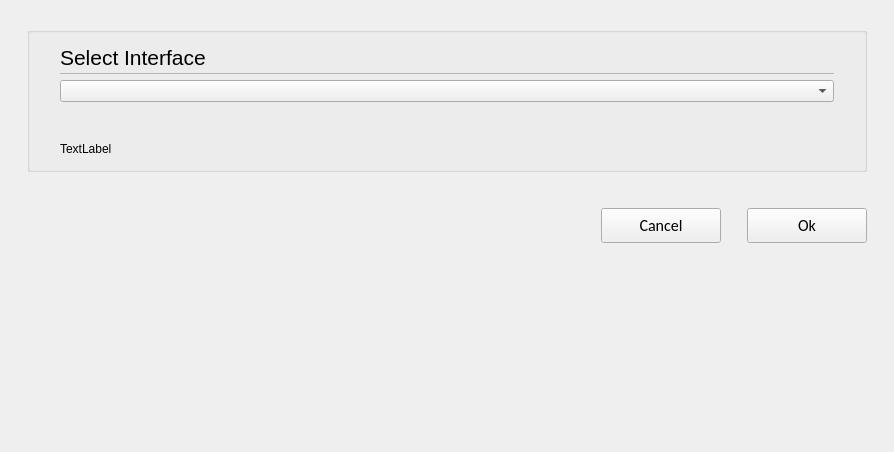
<?xml version="1.0" encoding="UTF-8"?>
<ui version="4.0">
 <class>C_SyvSeCanConfigurationDialog</class>
 <widget class="QWidget" name="C_SyvSeDllConfigurationDialog">
  <property name="geometry">
   <rect>
    <x>0</x>
    <y>0</y>
    <width>894</width>
    <height>452</height>
   </rect>
  </property>
  <property name="windowTitle">
   <string>Form</string>
  </property>
  <layout class="QVBoxLayout" name="verticalLayout" stretch="0,0,0,1">
   <property name="leftMargin">
    <number>27</number>
   </property>
   <property name="topMargin">
    <number>27</number>
   </property>
   <property name="rightMargin">
    <number>27</number>
   </property>
   <property name="bottomMargin">
    <number>27</number>
   </property>
   <item>
    <widget class="stw_opensyde_gui_elements::C_OgeGbx" name="pc_GroupBoxGeneral_3">
     <property name="title">
      <string/>
     </property>
     <layout class="QHBoxLayout" name="horizontalLayout_9">
      <property name="leftMargin">
       <number>30</number>
      </property>
      <property name="rightMargin">
       <number>30</number>
      </property>
      <property name="bottomMargin">
       <number>13</number>
      </property>
      <item>
       <layout class="QVBoxLayout" name="verticalLayout_4">
        <property name="spacing">
         <number>0</number>
        </property>
        <property name="sizeConstraint">
         <enum>QLayout::SetMinimumSize</enum>
        </property>
        <item>
         <layout class="QHBoxLayout" name="horizontalLayout_10" stretch="0,1">
          <property name="spacing">
           <number>6</number>
          </property>
          <item>
           <widget class="stw_opensyde_gui_elements::C_OgeLabHeadingGroupBold" name="pc_LabelBusHeading">
            <property name="minimumSize">
             <size>
              <width>0</width>
              <height>30</height>
             </size>
            </property>
            <property name="maximumSize">
             <size>
              <width>16777215</width>
              <height>30</height>
             </size>
            </property>
            <property name="font">
             <font>
              <family>Segoe UI</family>
              <pointsize>16</pointsize>
             </font>
            </property>
            <property name="text">
             <string>Select Interface</string>
            </property>
           </widget>
          </item>
          <item>
           <spacer name="horizontalSpacer_9">
            <property name="orientation">
             <enum>Qt::Horizontal</enum>
            </property>
            <property name="sizeHint" stdset="0">
             <size>
              <width>40</width>
              <height>1</height>
             </size>
            </property>
           </spacer>
          </item>
         </layout>
        </item>
        <item>
         <layout class="QHBoxLayout" name="horizontalLayout_18" stretch="1">
          <property name="spacing">
           <number>0</number>
          </property>
          <property name="topMargin">
           <number>1</number>
          </property>
          <property name="bottomMargin">
           <number>0</number>
          </property>
          <item>
           <widget class="stw_opensyde_gui_elements::C_OgeFrameSeparator" name="frame_3">
            <property name="minimumSize">
             <size>
              <width>0</width>
              <height>1</height>
             </size>
            </property>
            <property name="maximumSize">
             <size>
              <width>16777215</width>
              <height>1</height>
             </size>
            </property>
            <property name="frameShape">
             <enum>QFrame::StyledPanel</enum>
            </property>
            <property name="frameShadow">
             <enum>QFrame::Raised</enum>
            </property>
           </widget>
          </item>
         </layout>
        </item>
        <item>
         <layout class="QHBoxLayout" name="horizontalLayout_11" stretch="0">
          <property name="spacing">
           <number>0</number>
          </property>
          <property name="topMargin">
           <number>6</number>
          </property>
          <item>
           <layout class="QVBoxLayout" name="verticalLayout_11">
            <item>
             <widget class="QComboBox" name="pc_ComboBoxCanInterfaces"/>
            </item>
            <item>
             <layout class="QHBoxLayout" name="horizontalLayout_13">
              <property name="spacing">
               <number>0</number>
              </property>
             </layout>
            </item>
            <item>
             <layout class="QHBoxLayout" name="horizontalLayout">
              <property name="topMargin">
               <number>10</number>
              </property>
              <property name="bottomMargin">
               <number>10</number>
              </property>
              <item>
               <spacer name="horizontalSpacer">
                <property name="orientation">
                 <enum>Qt::Horizontal</enum>
                </property>
                <property name="sizeHint" stdset="0">
                 <size>
                  <width>40</width>
                  <height>20</height>
                 </size>
                </property>
               </spacer>
              </item>
             </layout>
            </item>
            <item>
             <widget class="stw_opensyde_gui_elements::C_OgeLabGroupSubItem" name="pc_LabelBitrateInfo">
              <property name="text">
               <string>TextLabel</string>
              </property>
             </widget>
            </item>
           </layout>
          </item>
         </layout>
        </item>
       </layout>
      </item>
     </layout>
    </widget>
   </item>
   <item>
    <spacer name="pc_VerticalSpacerButtonsObove">
     <property name="orientation">
      <enum>Qt::Vertical</enum>
     </property>
     <property name="sizeType">
      <enum>QSizePolicy::Fixed</enum>
     </property>
     <property name="sizeHint" stdset="0">
      <size>
       <width>20</width>
       <height>30</height>
      </size>
     </property>
    </spacer>
   </item>
   <item>
    <layout class="QHBoxLayout" name="horizontalLayout_7">
     <item>
      <spacer name="horizontalSpacer_3">
       <property name="orientation">
        <enum>Qt::Horizontal</enum>
       </property>
       <property name="sizeHint" stdset="0">
        <size>
         <width>40</width>
         <height>20</height>
        </size>
       </property>
      </spacer>
     </item>
     <item>
      <widget class="stw_opensyde_gui_elements::C_OgePubCancel" name="pc_BushButtonCancel">
       <property name="minimumSize">
        <size>
         <width>120</width>
         <height>35</height>
        </size>
       </property>
       <property name="maximumSize">
        <size>
         <width>120</width>
         <height>35</height>
        </size>
       </property>
       <property name="font">
        <font>
         <family>Calibri</family>
         <pointsize>12</pointsize>
        </font>
       </property>
       <property name="text">
        <string>Cancel</string>
       </property>
      </widget>
     </item>
     <item>
      <spacer name="horizontalSpacer_4">
       <property name="orientation">
        <enum>Qt::Horizontal</enum>
       </property>
       <property name="sizeType">
        <enum>QSizePolicy::Fixed</enum>
       </property>
       <property name="sizeHint" stdset="0">
        <size>
         <width>20</width>
         <height>20</height>
        </size>
       </property>
      </spacer>
     </item>
     <item>
      <widget class="stw_opensyde_gui_elements::C_OgePubDialog" name="pc_BushButtonOk">
       <property name="minimumSize">
        <size>
         <width>120</width>
         <height>35</height>
        </size>
       </property>
       <property name="maximumSize">
        <size>
         <width>120</width>
         <height>35</height>
        </size>
       </property>
       <property name="font">
        <font>
         <family>Calibri</family>
         <pointsize>12</pointsize>
        </font>
       </property>
       <property name="text">
        <string>Ok</string>
       </property>
      </widget>
     </item>
    </layout>
   </item>
   <item>
    <spacer name="verticalSpacer_7">
     <property name="orientation">
      <enum>Qt::Vertical</enum>
     </property>
     <property name="sizeType">
      <enum>QSizePolicy::Expanding</enum>
     </property>
     <property name="sizeHint" stdset="0">
      <size>
       <width>20</width>
       <height>45</height>
      </size>
     </property>
    </spacer>
   </item>
  </layout>
 </widget>
 <customwidgets>
  <customwidget>
   <class>stw_opensyde_gui_elements::C_OgeLabHeadingGroupBold</class>
   <extends>QLabel</extends>
   <header>C_OgeLabHeadingGroupBold.h</header>
  </customwidget>
  <customwidget>
   <class>stw_opensyde_gui_elements::C_OgeFrameSeparator</class>
   <extends>QFrame</extends>
   <header>C_OgeFrameSeparator.h</header>
   <container>1</container>
  </customwidget>
  <customwidget>
   <class>stw_opensyde_gui_elements::C_OgePubCancel</class>
   <extends>QPushButton</extends>
   <header>C_OgePubCancel.h</header>
  </customwidget>
  <customwidget>
   <class>stw_opensyde_gui_elements::C_OgePubDialog</class>
   <extends>QPushButton</extends>
   <header>C_OgePubDialog.h</header>
  </customwidget>
  <customwidget>
   <class>stw_opensyde_gui_elements::C_OgeGbx</class>
   <extends>QGroupBox</extends>
   <header>C_OgeGbx.h</header>
   <container>1</container>
  </customwidget>
  <customwidget>
   <class>stw_opensyde_gui_elements::C_OgeLabGroupSubItem</class>
   <extends>QLabel</extends>
   <header>C_OgeLabGroupSubItem.h</header>
  </customwidget>
 </customwidgets>
 <tabstops>
  <tabstop>pc_BushButtonOk</tabstop>
  <tabstop>pc_BushButtonCancel</tabstop>
 </tabstops>
 <resources/>
 <connections/>
</ui>
